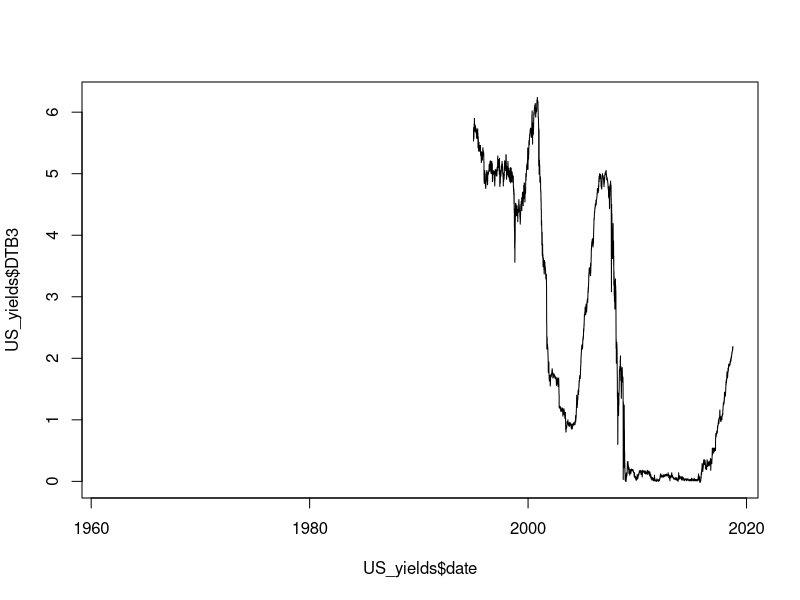

This chart was generated by the following R code: (Note: this script raises an error after producing the figure.)
#===============================================================================
# This script prepares the dataset.
#===============================================================================


#===============================================================================
# Load yield data
#===============================================================================

US_yields <- read.csv("data/US_yields.csv")
US_yields$date <- as.Date(US_yields$date,"%Y-%m-%d")

plot(US_yields$date,US_yields$DTB3,type="l")



#===============================================================================
# Compute realised volatility of US yields
#===============================================================================

US_yields$month <- as.integer(format(US_yields$date,"%m"))
US_yields$year <- as.integer(format(US_yields$date,"%Y"))
n_col_US<- dim(US_yields)[2]
US_yields <- US_yields[,c(n_col_US-1,n_col_US, 1:(n_col_US-2))]

US_yields_q <- data.frame(US_yields[1,])
n_col_Us<- dim(US_yields_q)[2]
US_yields_q <- cbind(US_yields_q,US_yields_q[,5:n_col_US])
names(US_yields_q)[(n_col_US+1):(2*n_col_US-4)] <- paste(names(US_yields_q)[(n_col_US+1):(2*n_col_US-4)], ".condiVar",sep="")

count <- 0

for(Year in start_Y:end_Y){
  if(Year==start_Y){start_Q=start_q} else{start_Q=1}
  if(Year==end_Y){end_Q=end_q} else{end_Q=4}
  for(Quarter in start_Q:end_Q){
    count <- count+1
    US_yields_reduced <- subset(US_yields,(year==Year) & (month %in% (3*(Quarter-1)+1):(3*Quarter)))
    nb.obs <- dim(US_yields_reduced)[1]
    US_yields_reduced.in.difference <- data.matrix(US_yields_reduced[2:nb.obs,]) - 
      data.matrix(US_yields_reduced[1:(nb.obs-1),])
    US_yields_q[count,5:n_col_US] <- apply(data.matrix(US_yields_reduced[,5:n_col_US]),2,function(x){mean(x,na.rm=TRUE)})
    US_yields_q[count,(n_col_US+1):(2*n_col_US-4)] <- apply(data.matrix(US_yields_reduced.in.difference[,5:n_col_US]),2,
                                                            function(x){ifelse(sum(is.na(x))==length(x),NaN,sum(x^2,na.rm=TRUE))})
    US_yields_q[count,4] <- as.Date(paste(toString(Year),".",toString(1+3*(Quarter-1)),".01",sep=""),"%Y.%m.%d")
  }
}

plot(US_yields_q$date,
     US_yields_q$SVENY05.condiVar,
     type="l")



#===============================================================================
# Macro Data
#===============================================================================

macro.data <- read.csv("data/macro_data.csv")
macro.data$date <- as.Date(macro.data$date,"%d.%m.%Y")

if(indic.same.dates.4.macro.fi == 1){
  first.date <- US_yields_q$date[1]
  last.date <- US_yields_q$date[dim(US_yields_q)[1]]
}else{
  first.date <- first.date.macro
  last.date <- last.date.macro
}

indic.first.date <- which(macro.data$date==first.date)
indic.last.date <- which(macro.data$date==last.date)


dy.US <- log(macro.data$GDP.US[indic.first.date:indic.last.date]/
               macro.data$GDP.US[(indic.first.date-1):(indic.last.date-1)])
dc.US <- log(macro.data$CONSO.NONDUR.US[indic.first.date:indic.last.date]/
               macro.data$CONSO.NONDUR.US[(indic.first.date-1):(indic.last.date-1)])
pi.US<- log(macro.data$GDPDEF.US[indic.first.date:indic.last.date]/
              macro.data$GDPDEF.US[(indic.first.date-1):(indic.last.date-1)])


par(plt=c(.1,.9,.1,.9))
plot(macro.data$date[indic.first.date:indic.last.date],dy.US,type="l")
lines(macro.data$date[indic.first.date:indic.last.date],dc.US,col="red")
lines(macro.data$date[indic.first.date:indic.last.date],pi.US,col="blue")

par(plt=c(.1,.9,.1,.9))
par(mfrow=c(1,2))
lines(macro.data$date[indic.first.date:indic.last.date],dy.US,col="red")
lines(macro.data$date[indic.first.date:indic.last.date],dc.US,col="red")


# Load SPF data:

gdp.forecast.4Q  <- macro.data$SPF_PDFbased_1Y_GDPgrowth[indic.first.date:indic.last.date]/100
gdp.forecast.8Q  <- macro.data$SPF_PDFbased_2Y_GDPgrowth[indic.first.date:indic.last.date]/100
infl.forecast.4Q <- macro.data$SPF_PDFbased_1Y_Infl[indic.first.date:indic.last.date]/100
infl.forecast.8Q <- macro.data$SPF_PDFbased_2Y_Infl[indic.first.date:indic.last.date]/100

plot(macro.data$date[indic.first.date:indic.last.date],pi.US,col="blue",type="l")
lines(macro.data$date,macro.data$SPF_PDFbased_1Y_Infl/400)
points(macro.data$date,macro.data$SPF_PDFbased_2Y_Infl/400)

plot(macro.data$date[indic.first.date:indic.last.date],dy.US,col="blue",type="l")
lines(macro.data$date,macro.data$SPF_PDFbased_1Y_GDPgrowth/400)
points(macro.data$date,macro.data$SPF_PDFbased_2Y_GDPgrowth/400)


#===============================================================================
# Stock prices data (Shiller database / http://www.econ.yale.edu/~shiller/data.htm)
#===============================================================================

Data_Shiller <- read.csv2("data/Shiller_Data_4R.csv")
Data_Shiller$Date <- as.Date(Data_Shiller$Date,"%d.%m.%Y")

indic.first.date.in.Shiller.database <- which(Data_Shiller$Date==first.date)
indic.last.date.in.Shiller.database <- which(Data_Shiller$Date==last.date)

Data_Shiller$P.real <- Data_Shiller$P/Data_Shiller$CPI
Data_Shiller$D.real <- Data_Shiller$D/Data_Shiller$CPI

stock.returns <- log((Data_Shiller$P + Data_Shiller$D)[indic.first.date.in.Shiller.database:indic.last.date.in.Shiller.database]/
                       Data_Shiller$P[(indic.first.date.in.Shiller.database-12):(indic.last.date.in.Shiller.database-12)])
stock.returns.real <- log((Data_Shiller$P.real + Data_Shiller$D.real)[indic.first.date.in.Shiller.database:indic.last.date.in.Shiller.database]/
                            Data_Shiller$P.real[(indic.first.date.in.Shiller.database-12):(indic.last.date.in.Shiller.database-12)])

plot(stock.returns,type="l")
avg.annualized.return <- mean(stock.returns)
std.annualized.return <- sd(stock.returns)

avg.annualized.return.real <- mean(stock.returns.real)
std.annualized.return.real <- sd(stock.returns.real)

# Prepare quarterly stock returns:
T.Shiller <- dim(Data_Shiller)[1]
Data_ShillerQ <- Data_Shiller[seq(1,T.Shiller,by=3),]
T.Shiller.Q <- dim(Data_ShillerQ)[1]
Data_ShillerQ$stock.returns.real <- NaN
Data_ShillerQ$stock.returns.real[5:T.Shiller.Q] <- 
  log((Data_ShillerQ$P.real + Data_ShillerQ$D.real)[5:T.Shiller.Q]/
        Data_ShillerQ$P.real[1:(T.Shiller.Q-4)])


# US ===========================================================================

param.HP <- 100 # for computation of trends in y, c and pi.

# Estimation of eps.y using the HO filter:
HP.dy.US <- hpfilter(dy.US,freq=param.HP,type=c("lambda"))
dy.US.trend <- HP.dy.US$trend
eps.y.US <- HP.dy.US$cycle
plot(macro.data$date[indic.first.date:indic.last.date],dy.US,type="l")
lines(macro.data$date[indic.first.date:indic.last.date],dy.US.trend,col="red")
lines(macro.data$date[indic.first.date:indic.last.date],eps.y.US,col="blue",lty=2)

# Estimation of eps.c using the HO filter:
HP.dc.US <- hpfilter(dc.US,freq=param.HP,type=c("lambda"))
dc.US.trend <- HP.dc.US$trend
eps.c.US <- HP.dc.US$cycle
plot(macro.data$date[indic.first.date:indic.last.date],dc.US,type="l")
lines(macro.data$date[indic.first.date:indic.last.date],dc.US.trend,col="red")
lines(macro.data$date[indic.first.date:indic.last.date],eps.c.US,col="blue",lty=2)

# Estimation of eps.pi using the HO filter:
HP.pi.US <- hpfilter(pi.US,freq=param.HP,type=c("lambda"))
pi.US.trend <- HP.pi.US$trend
eps.pi.US <- HP.pi.US$cycle
plot(macro.data$date[indic.first.date:indic.last.date],pi.US,type="l")
lines(macro.data$date[indic.first.date:indic.last.date],pi.US.trend,col="red")
lines(macro.data$date[indic.first.date:indic.last.date],eps.pi.US,col="blue",lty=2)

matrix.eps <- cbind(eps.y.US,eps.c.US,eps.pi.US)
Omega.US <- var(matrix.eps) # Estimation of Omega based on HP-estimated eps
print(cor(matrix.eps))



#===============================================================================
# US 3-month real rate data
#===============================================================================
US_survey_3m <- read.csv("data/Mean_CPI_Level.csv")

US_survey_3m$date <- as.Date(
  paste("01-",
        US_survey_3m$QUARTER*3-2,
        "-",
        US_survey_3m$YEAR,sep=""),
  "%d-%m-%Y")


endT <- dim(matrix(US_yields_q$DTB3))[1]      # yields end in Jan 2018    
endT2 <- dim(matrix(US_survey_3m$CPI2))[1]-5  # surveys end in 2019

US_real_3m <- US_yields_q$DTB3[41:endT] - US_survey_3m$CPI2[106:endT2]

US_yields_q$US_real_3m_SurveyBased <- NaN
US_yields_q$US_real_3m_SurveyBased[41:endT] <- US_real_3m

